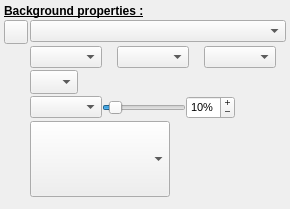
         <widget class="QWidget" name="scrollAreaWidgetContents">
          <property name="geometry">
           <rect>
            <x>0</x>
            <y>0</y>
            <width>290</width>
            <height>209</height>
           </rect>
          </property>
          <layout class="QFormLayout" name="formLayout">
           <property name="fieldGrowthPolicy">
            <enum>QFormLayout::AllNonFixedFieldsGrow</enum>
           </property>
           <property name="horizontalSpacing">
            <number>2</number>
           </property>
           <property name="verticalSpacing">
            <number>2</number>
           </property>
           <property name="leftMargin">
            <number>4</number>
           </property>
           <property name="topMargin">
            <number>4</number>
           </property>
           <property name="rightMargin">
            <number>4</number>
           </property>
           <property name="bottomMargin">
            <number>4</number>
           </property>
           <item row="0" column="0" colspan="2">
            <widget class="QLabel" name="label_2">
             <property name="font">
              <font>
               <weight>75</weight>
               <bold>true</bold>
               <underline>true</underline>
              </font>
             </property>
             <property name="text">
              <string>Background properties :</string>
             </property>
            </widget>
           </item>
           <item row="1" column="0">
            <widget class="QToolButton" name="BackgroundStyleBT">
             <property name="minimumSize">
              <size>
               <width>24</width>
               <height>24</height>
              </size>
             </property>
             <property name="maximumSize">
              <size>
               <width>24</width>
               <height>24</height>
              </size>
             </property>
             <property name="toolTip">
              <string>Allows you to access the background text styles menu.</string>
             </property>
             <property name="text">
              <string notr="true"/>
             </property>
             <property name="icon">
              <iconset>
               <normaloff>:/img/db_menu.png</normaloff>:/img/db_menu.png</iconset>
             </property>
             <property name="arrowType">
              <enum>Qt::NoArrow</enum>
             </property>
            </widget>
           </item>
           <item row="1" column="1">
            <widget class="QComboBox" name="BrushTypeCombo">
             <property name="sizePolicy">
              <sizepolicy hsizetype="Preferred" vsizetype="Fixed">
               <horstretch>0</horstretch>
               <verstretch>0</verstretch>
              </sizepolicy>
             </property>
             <property name="toolTip">
              <string>Allows you to define a background brush for the shape.
The following options are available:
No brush 		The shape will have no background and will thus be totally transparent.
Solid brush 		Allows you to select a plain color.
Pattern brush 		Allows you to select a hatched brush.
Gradient 2 colors 	Allows you to select a gradient of 2 colors.
Gradient 3 colors 	Allows you to select a gradient of 3 colors.
Image from library 	Allows you to select an image from the library.</string>
             </property>
            </widget>
           </item>
           <item row="2" column="0">
            <widget class="QLabel" name="ColorLabel1">
             <property name="sizePolicy">
              <sizepolicy hsizetype="Fixed" vsizetype="Fixed">
               <horstretch>0</horstretch>
               <verstretch>0</verstretch>
              </sizepolicy>
             </property>
             <property name="text">
              <string notr="true"/>
             </property>
             <property name="pixmap">
              <pixmap>:/img/color.png</pixmap>
             </property>
             <property name="alignment">
              <set>Qt::AlignRight|Qt::AlignTrailing|Qt::AlignVCenter</set>
             </property>
            </widget>
           </item>
           <item row="2" column="1">
            <layout class="QHBoxLayout" name="horizontalLayout_3">
             <property name="spacing">
              <number>0</number>
             </property>
             <property name="leftMargin">
              <number>0</number>
             </property>
             <property name="topMargin">
              <number>0</number>
             </property>
             <property name="rightMargin">
              <number>0</number>
             </property>
             <property name="bottomMargin">
              <number>0</number>
             </property>
             <item>
              <widget class="cCColorComboBox" name="FirstColorCombo">
               <property name="sizePolicy">
                <sizepolicy hsizetype="Preferred" vsizetype="Fixed">
                 <horstretch>0</horstretch>
                 <verstretch>0</verstretch>
                </sizepolicy>
               </property>
               <property name="toolTip">
                <string>If background brush is Solid, Pattern or Gradient brush, then this line appears and allows you to select a color.
(Depending on the brush you select, there will be one, two or three selectable colors.)</string>
               </property>
              </widget>
             </item>
             <item>
              <widget class="QLabel" name="ColorLabel_1">
               <property name="minimumSize">
                <size>
                 <width>15</width>
                 <height>0</height>
                </size>
               </property>
               <property name="maximumSize">
                <size>
                 <width>15</width>
                 <height>16777215</height>
                </size>
               </property>
               <property name="text">
                <string notr="true"/>
               </property>
              </widget>
             </item>
             <item>
              <widget class="cCColorComboBox" name="FinalColorCombo">
               <property name="sizePolicy">
                <sizepolicy hsizetype="Preferred" vsizetype="Fixed">
                 <horstretch>0</horstretch>
                 <verstretch>0</verstretch>
                </sizepolicy>
               </property>
               <property name="toolTip">
                <string>If background brush is Solid, Pattern or Gradient brush, then this line appears and allows you to select a color.
(Depending on the brush you select, there will be one, two or three selectable colors.)</string>
               </property>
              </widget>
             </item>
             <item>
              <widget class="QLabel" name="ColorLabel_2">
               <property name="minimumSize">
                <size>
                 <width>15</width>
                 <height>0</height>
                </size>
               </property>
               <property name="maximumSize">
                <size>
                 <width>15</width>
                 <height>16777215</height>
                </size>
               </property>
               <property name="text">
                <string notr="true"/>
               </property>
              </widget>
             </item>
             <item>
              <widget class="cCColorComboBox" name="IntermColorCombo">
               <property name="sizePolicy">
                <sizepolicy hsizetype="Preferred" vsizetype="Fixed">
                 <horstretch>0</horstretch>
                 <verstretch>0</verstretch>
                </sizepolicy>
               </property>
               <property name="toolTip">
                <string>If background brush is Solid, Pattern or Gradient brush, then this line appears and allows you to select a color.
(Depending on the brush you select, there will be one, two or three selectable colors.)</string>
               </property>
              </widget>
             </item>
             <item>
              <widget class="QLabel" name="ColorLabel2">
               <property name="sizePolicy">
                <sizepolicy hsizetype="Expanding" vsizetype="Preferred">
                 <horstretch>0</horstretch>
                 <verstretch>0</verstretch>
                </sizepolicy>
               </property>
               <property name="text">
                <string notr="true"/>
               </property>
              </widget>
             </item>
            </layout>
           </item>
           <item row="3" column="0">
            <widget class="QLabel" name="PatternLabel">
             <property name="sizePolicy">
              <sizepolicy hsizetype="Fixed" vsizetype="Fixed">
               <horstretch>0</horstretch>
               <verstretch>0</verstretch>
              </sizepolicy>
             </property>
             <property name="text">
              <string notr="true"/>
             </property>
             <property name="pixmap">
              <pixmap>:/img/pattern_fill.png</pixmap>
             </property>
             <property name="alignment">
              <set>Qt::AlignRight|Qt::AlignTrailing|Qt::AlignVCenter</set>
             </property>
            </widget>
           </item>
           <item row="3" column="1">
            <widget class="cCBrushComboBox" name="PatternBrushCombo">
             <property name="sizePolicy">
              <sizepolicy hsizetype="Fixed" vsizetype="Fixed">
               <horstretch>0</horstretch>
               <verstretch>0</verstretch>
              </sizepolicy>
             </property>
             <property name="minimumSize">
              <size>
               <width>48</width>
               <height>24</height>
              </size>
             </property>
             <property name="maximumSize">
              <size>
               <width>48</width>
               <height>24</height>
              </size>
             </property>
             <property name="toolTip">
              <string>If background brush is Pattern brush, then this line appears and allows you to select a pattern.</string>
             </property>
             <property name="editable">
              <bool>false</bool>
             </property>
             <property name="iconSize">
              <size>
               <width>64</width>
               <height>16</height>
              </size>
             </property>
            </widget>
           </item>
           <item row="4" column="0">
            <widget class="QLabel" name="IntermPosLabel">
             <property name="sizePolicy">
              <sizepolicy hsizetype="Fixed" vsizetype="Fixed">
               <horstretch>0</horstretch>
               <verstretch>0</verstretch>
              </sizepolicy>
             </property>
             <property name="text">
              <string notr="true"/>
             </property>
             <property name="pixmap">
              <pixmap>:/img/Distance.png</pixmap>
             </property>
             <property name="alignment">
              <set>Qt::AlignRight|Qt::AlignTrailing|Qt::AlignVCenter</set>
             </property>
            </widget>
           </item>
           <item row="4" column="1">
            <layout class="QHBoxLayout" name="horizontalLayout_14">
             <property name="spacing">
              <number>0</number>
             </property>
             <property name="leftMargin">
              <number>0</number>
             </property>
             <property name="topMargin">
              <number>0</number>
             </property>
             <property name="rightMargin">
              <number>0</number>
             </property>
             <property name="bottomMargin">
              <number>0</number>
             </property>
             <item>
              <widget class="cCGrdOrientationComboBox" name="OrientationCombo">
               <property name="sizePolicy">
                <sizepolicy hsizetype="Preferred" vsizetype="Fixed">
                 <horstretch>0</horstretch>
                 <verstretch>0</verstretch>
                </sizepolicy>
               </property>
               <property name="toolTip">
                <string>If background brush is Gradient, then this line appears and allows you to select the gradient orientation.
If the Gradient has 3 colors, additional controls allow to define the position (in percentage) of the 3rd gradient color.</string>
               </property>
               <property name="iconSize">
                <size>
                 <width>64</width>
                 <height>16</height>
                </size>
               </property>
              </widget>
             </item>
             <item>
              <widget class="QSlider" name="IntermPosSlider">
               <property name="sizePolicy">
                <sizepolicy hsizetype="Expanding" vsizetype="Fixed">
                 <horstretch>0</horstretch>
                 <verstretch>0</verstretch>
                </sizepolicy>
               </property>
               <property name="toolTip">
                <string>If background brush is Gradient, then this line appears and allows you to select the gradient orientation.
If the Gradient has 3 colors, additional controls allow to define the position (in percentage) of the 3rd gradient color.</string>
               </property>
               <property name="minimum">
                <number>1</number>
               </property>
               <property name="value">
                <number>10</number>
               </property>
               <property name="orientation">
                <enum>Qt::Horizontal</enum>
               </property>
              </widget>
             </item>
             <item>
              <widget class="QSpinBox" name="IntermPosED">
               <property name="sizePolicy">
                <sizepolicy hsizetype="Preferred" vsizetype="Fixed">
                 <horstretch>0</horstretch>
                 <verstretch>0</verstretch>
                </sizepolicy>
               </property>
               <property name="font">
                <font>
                 <pointsize>8</pointsize>
                </font>
               </property>
               <property name="toolTip">
                <string>If background brush is Gradient, then this line appears and allows you to select the gradient orientation.
If the Gradient has 3 colors, additional controls allow to define the position (in percentage) of the 3rd gradient color.</string>
               </property>
               <property name="buttonSymbols">
                <enum>QAbstractSpinBox::PlusMinus</enum>
               </property>
               <property name="suffix">
                <string notr="true">%</string>
               </property>
               <property name="minimum">
                <number>1</number>
               </property>
               <property name="value">
                <number>10</number>
               </property>
              </widget>
             </item>
             <item>
              <widget class="QLabel" name="OrientationSpacer">
               <property name="sizePolicy">
                <sizepolicy hsizetype="Expanding" vsizetype="Preferred">
                 <horstretch>0</horstretch>
                 <verstretch>0</verstretch>
                </sizepolicy>
               </property>
               <property name="text">
                <string notr="true"/>
               </property>
              </widget>
             </item>
            </layout>
           </item>
           <item row="5" column="0">
            <layout class="QVBoxLayout" name="verticalLayout_2">
             <property name="spacing">
              <number>0</number>
             </property>
             <property name="leftMargin">
              <number>0</number>
             </property>
             <property name="topMargin">
              <number>0</number>
             </property>
             <property name="rightMargin">
              <number>0</number>
             </property>
             <property name="bottomMargin">
              <number>0</number>
             </property>
             <item>
              <widget class="QLabel" name="ImageLibraryLabel">
               <property name="sizePolicy">
                <sizepolicy hsizetype="Fixed" vsizetype="Fixed">
                 <horstretch>0</horstretch>
                 <verstretch>0</verstretch>
                </sizepolicy>
               </property>
               <property name="minimumSize">
                <size>
                 <width>24</width>
                 <height>24</height>
                </size>
               </property>
               <property name="maximumSize">
                <size>
                 <width>24</width>
                 <height>24</height>
                </size>
               </property>
               <property name="text">
                <string notr="true"/>
               </property>
               <property name="pixmap">
                <pixmap>:/img/object_image.png</pixmap>
               </property>
               <property name="scaledContents">
                <bool>true</bool>
               </property>
               <property name="alignment">
                <set>Qt::AlignRight|Qt::AlignTop|Qt::AlignTrailing</set>
               </property>
              </widget>
             </item>
             <item>
              <widget class="QLabel" name="ImageLibraryLabel2">
               <property name="text">
                <string/>
               </property>
              </widget>
             </item>
            </layout>
           </item>
           <item row="5" column="1">
            <widget class="cBackgroundComboBox" name="BackgroundCombo">
             <property name="sizePolicy">
              <sizepolicy hsizetype="Fixed" vsizetype="Fixed">
               <horstretch>0</horstretch>
               <verstretch>0</verstretch>
              </sizepolicy>
             </property>
             <property name="minimumSize">
              <size>
               <width>140</width>
               <height>76</height>
              </size>
             </property>
             <property name="maximumSize">
              <size>
               <width>140</width>
               <height>76</height>
              </size>
             </property>
             <property name="toolTip">
              <string>If background brush is Image from library, then this line appears and allows you to select an image.</string>
             </property>
            </widget>
           </item>
           <item row="6" column="0">
            <spacer name="verticalSpacer">
             <property name="orientation">
              <enum>Qt::Vertical</enum>
             </property>
             <property name="sizeHint" stdset="0">
              <size>
               <width>20</width>
               <height>0</height>
              </size>
             </property>
            </spacer>
           </item>
          </layout>
         </widget>
